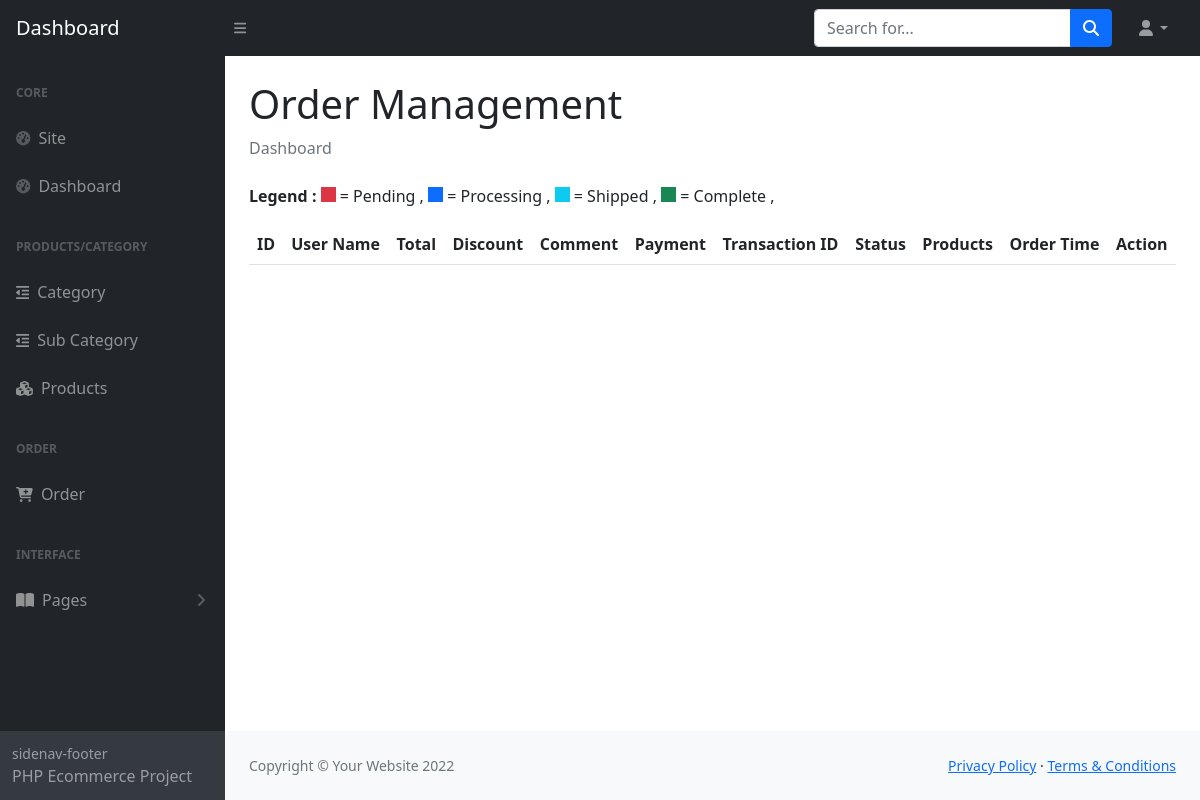
/admin-dashboard/order.php (signed in), run on an earlier commit of the app's database.
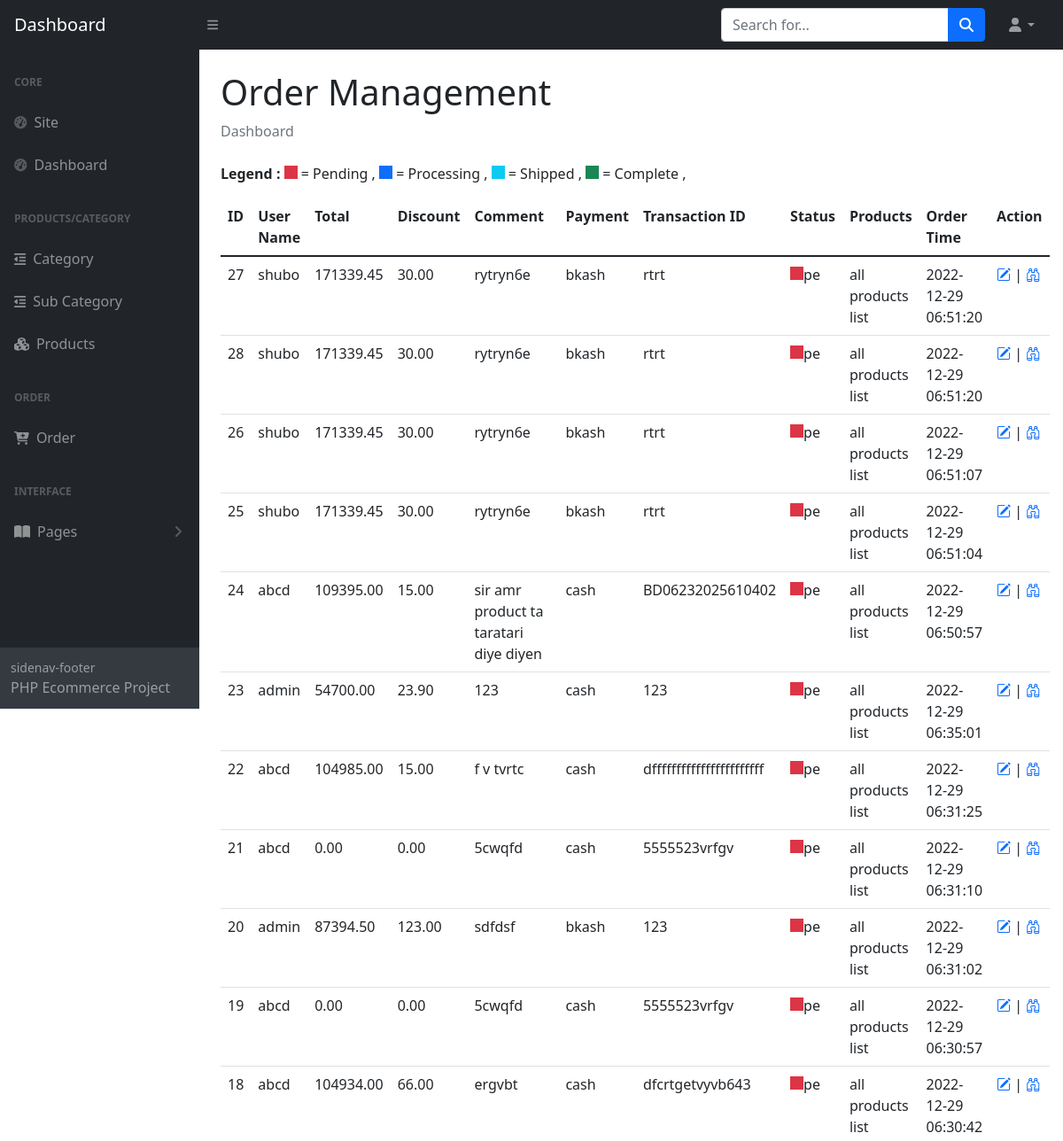
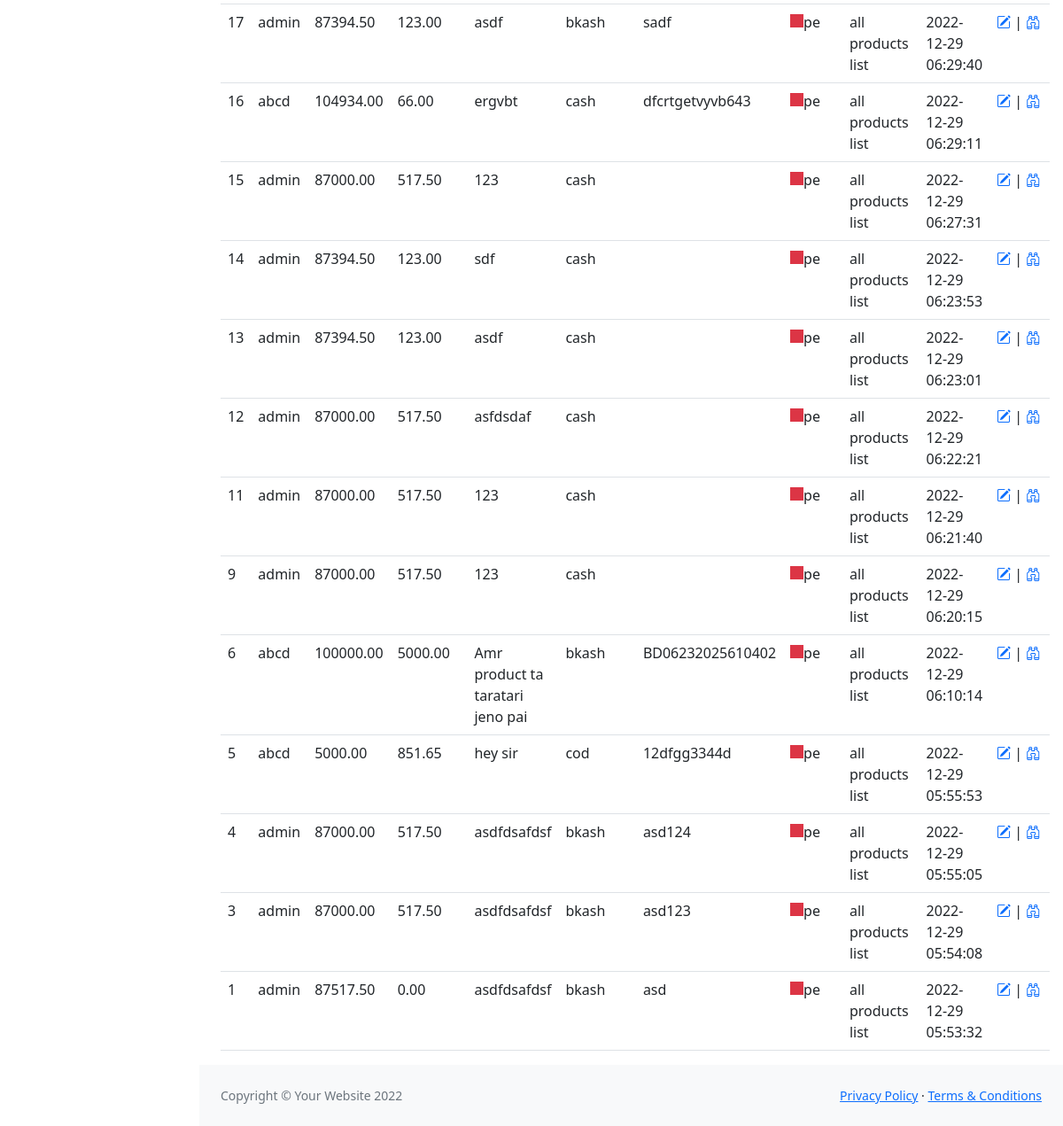
And on a later commit of the database (2 pictures, top to bottom).
### tables this page shows
CREATE TABLE `orders` (
  `id` int(11) NOT NULL,
  `user_id` int(11) NOT NULL,
  `total` float(10,2) NOT NULL,
  `discount` float(6,2) NOT NULL,
  `comment` varchar(512) NOT NULL,
  `payment` set('cash','bkash','nogod','cod') NOT NULL,
  `trxid` varchar(72) NOT NULL,
  `status` set('pe','pr','sh','co') NOT NULL DEFAULT 'pe' COMMENT '"pending","processing","shipped","completed"',
  `created_at` timestamp NOT NULL DEFAULT current_timestamp()
);

CREATE TABLE `users` (
  `id` int(11) NOT NULL,
  `username` varchar(128) NOT NULL,
  `email` varchar(128) NOT NULL,
  `password` varchar(256) NOT NULL,
  `role` set('1','2','3') NOT NULL DEFAULT '1',
  `created_at` timestamp NOT NULL DEFAULT current_timestamp()
);

### admin-dashboard/order.php (the view, shortened to what this page needs)
<?php
require "inc/header.php";
?>
</head>
<body class="sb-nav-fixed">
<?php include 'inc/nav.php'; ?>
<div id="layoutSidenav">
<?php include 'inc/sidenav.php'; ?>
<div id="layoutSidenav_content">
            <main>
                <div class="container-fluid px-4">
                    <h1 class="mt-4">Order Management</h1>
                    <ol class="breadcrumb mb-4">
                        <li class="breadcrumb-item active">Dashboard</li>
                    </ol>
<div id="tableContainer">
    <p> <strong>Legend : </strong>
        <span class="smallbox bg-danger"></span> = Pending ,
        <span class="smallbox bg-primary"></span> = Processing ,
        <span class="smallbox bg-info"></span> = Shipped ,
        <span class="smallbox bg-success"></span> = Complete ,
    </p>
    <table class="table">
        <tr>
            <th>ID</th>
            <th>User Name</th>
            <th>Total</th>
            <th>Discount</th>
            <th>Comment</th>
            <th>Payment</th>
            <th>Transaction ID</th>
            <th>Status</th>
            <th>Products</th>
            <th>Order Time</th>
            <th>Action</th>
        </tr>
        <tbody>
            <?php
            require "../inc/connection.php";
        $q = "select orders.*, users.username as username from orders,users where orders.user_id=users.id order by orders.created_at desc";
        $allp = $conn->query($q);
        $html = "";
        while($row = $allp->fetch_assoc()){
            $html .="<tr>";
            $html .="<td>".$row['id']."</td>";
            $html .="<td>".$row['username']."</td>";
            $html .="<td>".$row['total']."</td>";
            $html .="<td>".$row['discount']."</td>";
            $html .="<td>".$row['comment']."</td>";
            $html .="<td>".$row['payment']."</td>";
            $html .="<td>".$row['trxid']."</td>";
            $boxcolor = null;
            if($row['status'] == "pe"){$boxcolor = "bg-danger";}
            $html .="<td><span class='smallbox ".$boxcolor."'> </span>".$row['status']."</td>";
            $html .="<td>all products list</td>";
            $html .="<td>".$row['created_at']."</td>";
            $html .="<td><a title='edit status' target='_blank' href='orderstatus.php?id=".$row['id']."'><i class='bi bi-pencil-square'></i></a> | <a title='order details' target='_blank' href='orderdetails.php?id=".$row['id']."'><i class='bi bi-binoculars'></i></a></td>";
            $html .="</tr>";
        }
        echo $html;
            ?>
        </tbody>
    </table>
</div>
                </div>
            </main>
            <footer class="py-4 bg-light mt-auto">
                <div class="container-fluid px-4">
                    <div class="d-flex align-items-center justify-content-between small">
                        <div class="text-muted">Copyright &copy; Your Website 2022</div>
                        <div>
                            <a href="#">Privacy Policy</a>
                            &middot;
                            <a href="#">Terms &amp; Conditions</a>
                        </div>
                    </div>
                </div>
            </footer>
        </div>
</div>
</body>
</html>

### admin-dashboard/inc/header.php (shortened to what this page needs)
<!DOCTYPE html>
<html lang="en">
<head>
    <link href="https://cdn.jsdelivr.net/npm/simple-datatables@latest/dist/style.css" rel="stylesheet" />
    <link href="css/styles.css" rel="stylesheet" />
    <link rel="stylesheet" href="https://cdnjs.cloudflare.com/ajax/libs/font-awesome/4.7.0/css/font-awesome.min.css">
    <link rel="stylesheet" href="https://cdn.jsdelivr.net/npm/bootstrap-icons@1.10.3/font/bootstrap-icons.css">

### admin-dashboard/inc/nav.php (shortened to what this page needs)
<nav class="sb-topnav navbar navbar-expand navbar-dark bg-dark">
        <a class="navbar-brand ps-3" href="index.html">Dashboard</a>
        <button class="btn btn-link btn-sm order-1 order-lg-0 me-4 me-lg-0" id="sidebarToggle" href="#!"><i class="fas fa-bars"></i></button>
        <form class="d-none d-md-inline-block form-inline ms-auto me-0 me-md-3 my-2 my-md-0">
            <div class="input-group">
                <input class="form-control" type="text" placeholder="Search for..." aria-label="Search for..." aria-describedby="btnNavbarSearch" />
                <button class="btn btn-primary" id="btnNavbarSearch" type="button"><i class="fas fa-search"></i></button>
            </div>
        </form>
        <ul class="navbar-nav ms-auto ms-md-0 me-3 me-lg-4">
            <li class="nav-item dropdown">
                <a class="nav-link dropdown-toggle" id="navbarDropdown" href="#" role="button" data-bs-toggle="dropdown" aria-expanded="false"><i class="fas fa-user fa-fw"></i></a>
            </li>
        </ul>
    </nav>

### admin-dashboard/inc/sidenav.php (shortened to what this page needs)
<div id="layoutSidenav_nav">
    <nav class="sb-sidenav accordion sb-sidenav-dark" id="sidenavAccordion">
        <div class="sb-sidenav-menu">
            <div class="nav">
                <div class="sb-sidenav-menu-heading">Core</div>
                <a class="nav-link" href="../index.php">
                    <div class="sb-nav-link-icon"><i class="fas fa-tachometer-alt"></i></div>
                    Site
                </a>
                <a class="nav-link" href="index.php">
                    <div class="sb-nav-link-icon"><i class="fas fa-tachometer-alt"></i></div>
                    Dashboard
                </a>
                <div class="sb-sidenav-menu-heading">Products/Category</div>
                <div class="sb-nav-link-icon"> <a class="nav-link" href="category.php"><i style='font-size:15px' class='fas me-2'>&#xf03b;</i> Category</a></div>
                <div class="sb-nav-link-icon"> <a class="nav-link" href="subcategory.php"><i style='font-size:15px' class='fas me-2'>&#xf03b;</i> Sub Category</a></div>
                <div class="sb-nav-link-icon"> <a class="nav-link" href="products.php"><i style='font-size:15px' class='fas me-2'>&#xf1b3;</i> Products</a></div>
                <div class="sb-sidenav-menu-heading">Order</div>
                <div class="sb-nav-link-icon"> <a class="nav-link" href="order.php"><i style='font-size:15px' class='fas me-2'>&#xf217;</i> Order</a></div>
                <div class="sb-sidenav-menu-heading">Interface</div>
                <a class="nav-link collapsed" href="#" data-bs-toggle="collapse" data-bs-target="#pagesCollapseAuth" aria-expanded="false" aria-controls="pagesCollapseAuth">
                <i class="fas fa-book-open me-2"></i> Pages
                    <div class="sb-sidenav-collapse-arrow"><i class="fas fa-angle-down"></i></div>
                </a>
            </div>
        </div>
        <div class="sb-sidenav-footer">
            <div class="small">sidenav-footer</div>
            PHP Ecommerce Project
        </div>
    </nav>
</div>

### admin-dashboard/inc/header.php (style rules this page uses)
.smallbox { display: inline-block; width:15px ; height: 15px; }

What changed in the data, as far as the page shows it:
added orders: id "27", user.username "shubo", total "171339.45", discount "30.00", comment "rytryn6e", payment "bkash", trxid "rtrt", status "pe", created_at "2022-12-29 06:51:20"
added orders: id "28", user.username "shubo", total "171339.45", discount "30.00", comment "rytryn6e", payment "bkash", trxid "rtrt", status "pe", created_at "2022-12-29 06:51:20"
added orders: id "26", user.username "shubo", total "171339.45", discount "30.00", comment "rytryn6e", payment "bkash", trxid "rtrt", status "pe", created_at "2022-12-29 06:51:07"
added orders: id "25", user.username "shubo", total "171339.45", discount "30.00", comment "rytryn6e", payment "bkash", trxid "rtrt", status "pe", created_at "2022-12-29 06:51:04"
added orders: id "24", user.username "abcd", total "109395.00", discount "15.00", comment "sir amr product ta taratari diye diyen", payment "cash", trxid "BD06232025610402", status "pe", created_at "2022-12-29 06:50:57"
added orders: id "23", user.username "admin", total "54700.00", discount "23.90", comment "123", payment "cash", trxid "123", status "pe", created_at "2022-12-29 06:35:01"
added orders: id "22", user.username "abcd", total "104985.00", discount "15.00", comment "f v tvrtc", payment "cash", trxid "dfffffffffffffffffffffff", status "pe", created_at "2022-12-29 06:31:25"
added orders: id "21", user.username "abcd", total "0.00", discount "0.00", comment "5cwqfd", payment "cash", trxid "5555523vrfgv", status "pe", created_at "2022-12-29 06:31:10"
added orders: id "20", user.username "admin", total "87394.50", discount "123.00", comment "sdfdsf", payment "bkash", trxid "123", status "pe", created_at "2022-12-29 06:31:02"
added orders: id "19", user.username "abcd", total "0.00", discount "0.00", comment "5cwqfd", payment "cash", trxid "5555523vrfgv", status "pe", created_at "2022-12-29 06:30:57"
added orders: id "18", user.username "abcd", total "104934.00", discount "66.00", comment "ergvbt", payment "cash", trxid "dfcrtgetvyvb643", status "pe", created_at "2022-12-29 06:30:42"
added orders: id "17", user.username "admin", total "87394.50", discount "123.00", comment "asdf", payment "bkash", trxid "sadf", status "pe", created_at "2022-12-29 06:29:40"
added orders: id "16", user.username "abcd", total "104934.00", discount "66.00", comment "ergvbt", payment "cash", trxid "dfcrtgetvyvb643", status "pe", created_at "2022-12-29 06:29:11"
added orders: id "15", user.username "admin", total "87000.00", discount "517.50", comment "123", payment "cash", status "pe", created_at "2022-12-29 06:27:31"
added orders: id "14", user.username "admin", total "87394.50", discount "123.00", comment "sdf", payment "cash", status "pe", created_at "2022-12-29 06:23:53"
added orders: id "13", user.username "admin", total "87394.50", discount "123.00", comment "asdf", payment "cash", status "pe", created_at "2022-12-29 06:23:01"
added orders: id "12", user.username "admin", total "87000.00", discount "517.50", comment "asfdsdaf", payment "cash", status "pe", created_at "2022-12-29 06:22:21"
added orders: id "11", user.username "admin", total "87000.00", discount "517.50", comment "123", payment "cash", status "pe", created_at "2022-12-29 06:21:40"
added orders: id "9", user.username "admin", total "87000.00", discount "517.50", comment "123", payment "cash", status "pe", created_at "2022-12-29 06:20:15"
added orders: id "6", user.username "abcd", total "100000.00", discount "5000.00", comment "Amr product ta taratari jeno pai", payment "bkash", trxid "BD06232025610402", status "pe", created_at "2022-12-29 06:10:14"
added orders: id "5", user.username "abcd", total "5000.00", discount "851.65", comment "hey sir", payment "cod", trxid "12dfgg3344d", status "pe", created_at "2022-12-29 05:55:53"
added orders: id "4", user.username "admin", total "87000.00", discount "517.50", comment "asdfdsafdsf", payment "bkash", trxid "asd124", status "pe", created_at "2022-12-29 05:55:05"
added orders: id "3", user.username "admin", total "87000.00", discount "517.50", comment "asdfdsafdsf", payment "bkash", trxid "asd123", status "pe", created_at "2022-12-29 05:54:08"
added orders: id "1", user.username "admin", total "87517.50", discount "0.00", comment "asdfdsafdsf", payment "bkash", trxid "asd", status "pe", created_at "2022-12-29 05:53:32"
